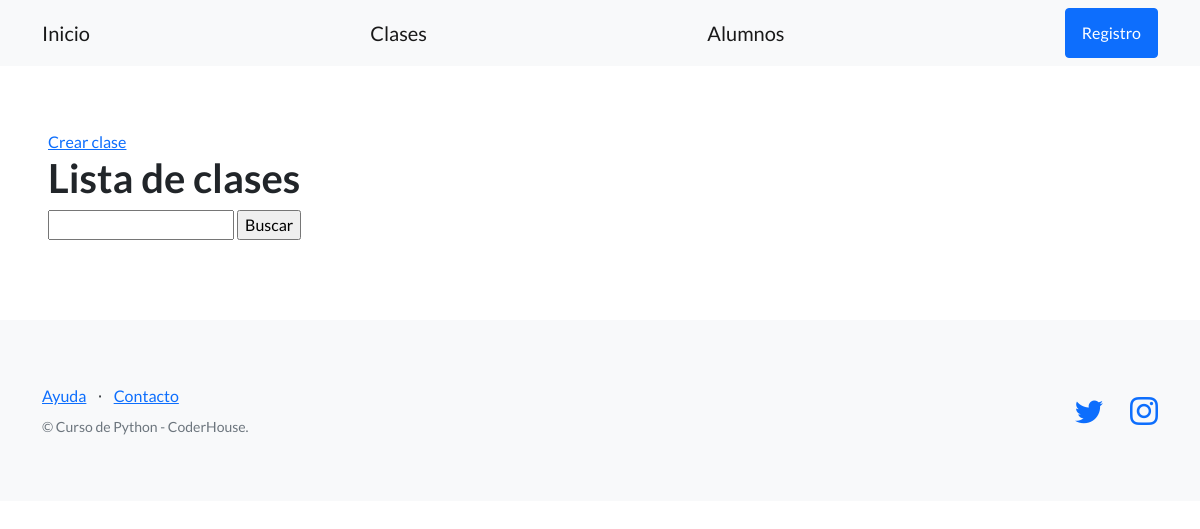
The page /info/clases/ on the database as committed earlier.
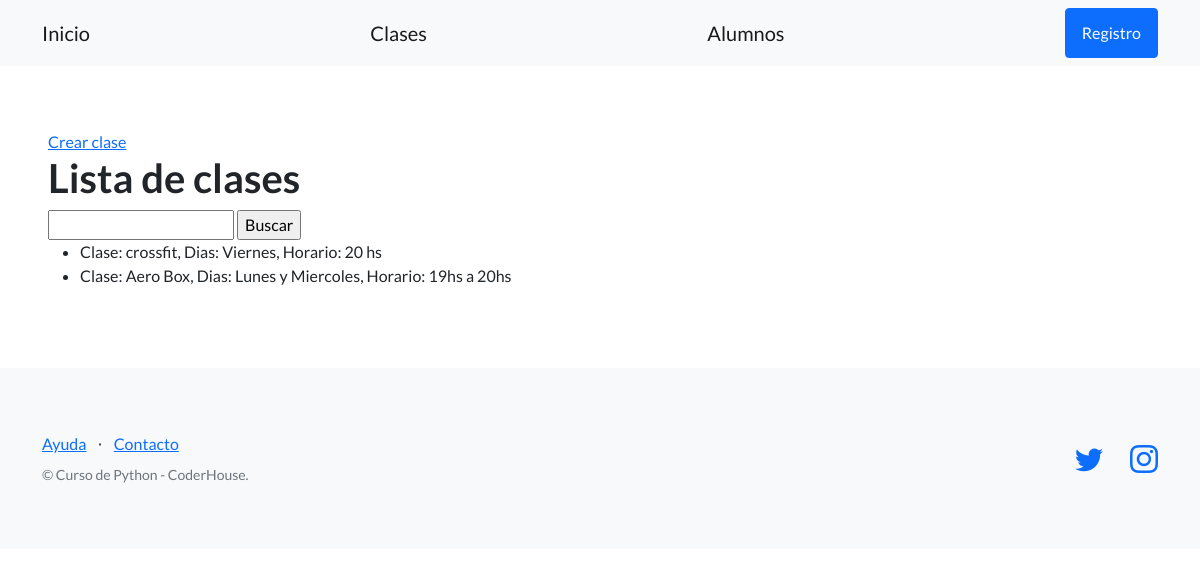
The same page on the database as committed later.
### app_gim/models.py (models this page shows)
class Clases(models.Model):
    nombre = models.CharField(max_length=164)
    dia = models.CharField(max_length=50)
    horario = models.CharField(max_length=50)

### app_gim/views.py (the view)
# urls.py: path('clases/', listar_clases, name="lista_clases"),
def listar_clases(request):
    contexto = {
        "clases": Clases.objects.all(),
    }
    http_response = render(
        request=request,
        template_name="app_gim/listaClases.html",
        context=contexto
    )
    return http_response

### app_gim/templates/app_gim/listaClases.html (shortened to what this page needs)
{% extends "app_gim/base.html" %}
{% block contenido %}
<section>
    <div>
        <a href="{% url 'crear_clases' %}">Crear clase</a>
        <h1>Lista de clases</h1>
        <form action="{% url 'buscar_clases' %}" method="post">
            <input type="text" name="busqueda">
            <input type="submit" value ="Buscar">
        </form>
        <ul>
            {% for clase in clases %}
                <li>Clase: {{ clase.nombre }}, Dias: {{ clase.dia}}, Horario: {{ clase.horario}}</li>
            {% endfor %}
        </ul>
    </div>
</section>
{% endblock contenido %}

Rows that differ between the two databases and show on the page:
added Clases: nombre "crossfit", dia "Viernes", horario "20 hs"
added Clases: nombre "Aero Box", dia "Lunes y Miercoles", horario "19hs a 20hs"
